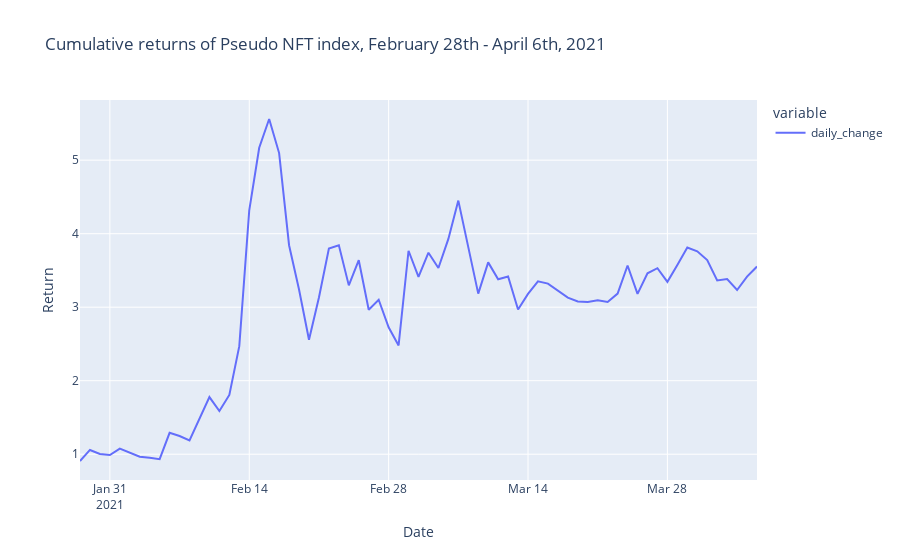

Notebook code for this chart:
### Code cell
cum_ind_ret_fig = px.line(cumulative_index_returns,
                      title="Cumulative returns of Pseudo NFT index, February 28th - April 6th, 2021",
                      labels={"value": "Return", "index":"Date"}
                     )
cum_ind_ret_fig

### Figure 1 — Plotly figure (JSON) as saved in the notebook; plotly's stock layout.template omitted (floating-point values rounded to 4 significant figures)
{"data": [{"hovertemplate": "variable=daily_change<br>Date=%{x}<br>Return=%{y}<extra></extra>", "legendgroup": "daily_change", "line": {"color": "#636efa", "dash": "solid"}, "mode": "lines", "name": "daily_change", "orientation": "v", "showlegend": true, "type": "scatter", "x": ["2021-01-28", "2021-01-29", "2021-01-30", "2021-01-31", "2021-02-01", "2021-02-02", "2021-02-03", "2021-02-04", "2021-02-05", "2021-02-06", "2021-02-07", "2021-02-08", "2021-02-09", "2021-02-10", "2021-02-11", "2021-02-12", "2021-02-13", "2021-02-14", "2021-02-15", "2021-02-16", "2021-02-17", "2021-02-18", "2021-02-19", "2021-02-20", "2021-02-21", "2021-02-22", "2021-02-23", "2021-02-24", "2021-02-25", "2021-02-26", "2021-02-27", "2021-02-28", "2021-03-01", "2021-03-02", "2021-03-03", "2021-03-04", "2021-03-05", "2021-03-06", "2021-03-07", "2021-03-08", "2021-03-09", "2021-03-10", "2021-03-11", "2021-03-12", "2021-03-13", "2021-03-14", "2021-03-15", "2021-03-16", "2021-03-17", "2021-03-18", "2021-03-19", "2021-03-20", "2021-03-21", "2021-03-22", "2021-03-23", "2021-03-24", "2021-03-25", "2021-03-26", "2021-03-27", "2021-03-28", "2021-03-29", "2021-03-30", "2021-03-31", "2021-04-01", "2021-04-02", "2021-04-03", "2021-04-04", "2021-04-05", "2021-04-06"], "xaxis": "x", "y": [0.9078, 1.058, 1.004, 0.9897, 1.076, 1.025, 0.9661, 0.9507, 0.9325, 1.291, 1.247, 1.187, 1.486, 1.778, 1.588, 1.807, 2.47, 4.319, 5.169, 5.56, 5.096, 3.843, 3.24, 2.558, 3.132, 3.797, 3.843, 3.297, 3.639, 2.965, 3.101, 2.728, 2.48, 3.768, 3.412, 3.742, 3.533, 3.929, 4.45, 3.826, 3.185, 3.61, 3.38, 3.418, 2.968, 3.181, 3.352, 3.32, 3.223, 3.131, 3.078, 3.071, 3.094, 3.071, 3.186, 3.567, 3.182, 3.462, 3.531, 3.345, 3.576, 3.811, 3.76, 3.642, 3.363, 3.383, 3.234, 3.417, 3.554], "yaxis": "y"}], "layout": {"autosize": true, "legend": {"title": {"text": "variable"}, "tracegroupgap": 0}, "title": {"text": "Cumulative returns of Pseudo NFT index, February 28th - April 6th, 2021"}, "xaxis": {"anchor": "y", "autorange": true, "domain": [0, 1], "range": ["2021-01-28", "2021-04-06"], "title": {"text": "Date"}, "type": "date"}, "yaxis": {"anchor": "x", "autorange": true, "domain": [0, 1], "range": [0.6493, 5.819], "title": {"text": "Return"}, "type": "linear"}}}
